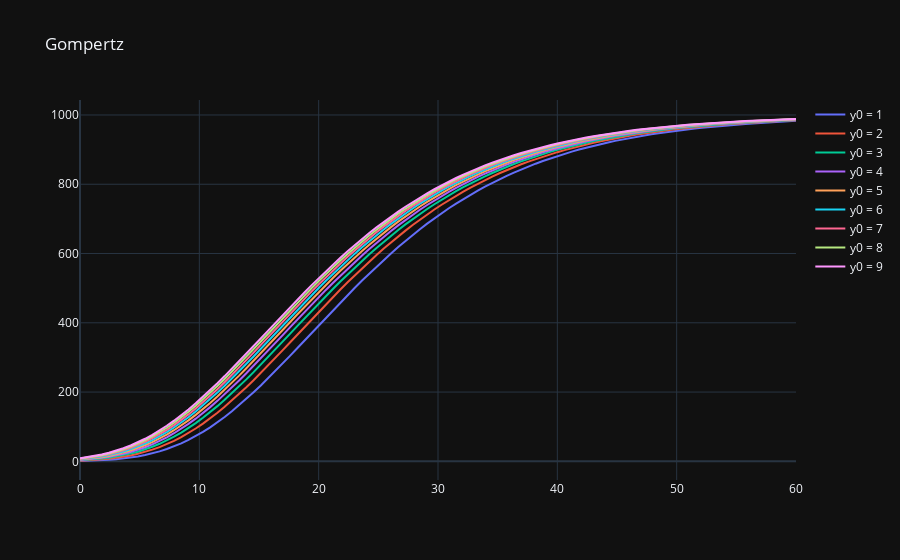

Notebook code cell kept with this figure:
### Markdown cell above
### Modelo de Dinâmica Populacional
- Modelo de Gompertz

O modelo de Gompertz é dado pelo PVI:

$$\begin{cases}  \dfrac{dP}{dt} = rP \displaystyle \ln{\left( \frac{K}{P} \right)} \\\\
P(0) = P_0
\end{cases}$$

onde
- $P(t)$ é o número de indivíduos no tempo $t$;
- $r$ é a taxa de crescimento intrínseco;
- $K$ é a capacidade de carga, ou seja, o número máximo de indivíduos que o ambiente
suporta.

### Code cell
#Definindo o Modelo
K = 1000
r = 0.1
def Gomp(t,P):
    return r*P*np.log(K/P)
    
# Vetor de tempo
t = np.linspace(0,60,100)

# Figura
fig = go.Figure()

# Definindo as condições inicias
for yi in range(1,10):
    sol = solve_ivp(Gomp, [0,60], [yi], t_eval=t)
    fig.add_trace(go.Scatter(
        x = sol.t,
        y = sol.y[0],
        name = f"y0 = {yi}"
    ))

fig.update_layout(
    title="Gompertz",
    height=500,
    template="plotly_dark")
fig.show()
